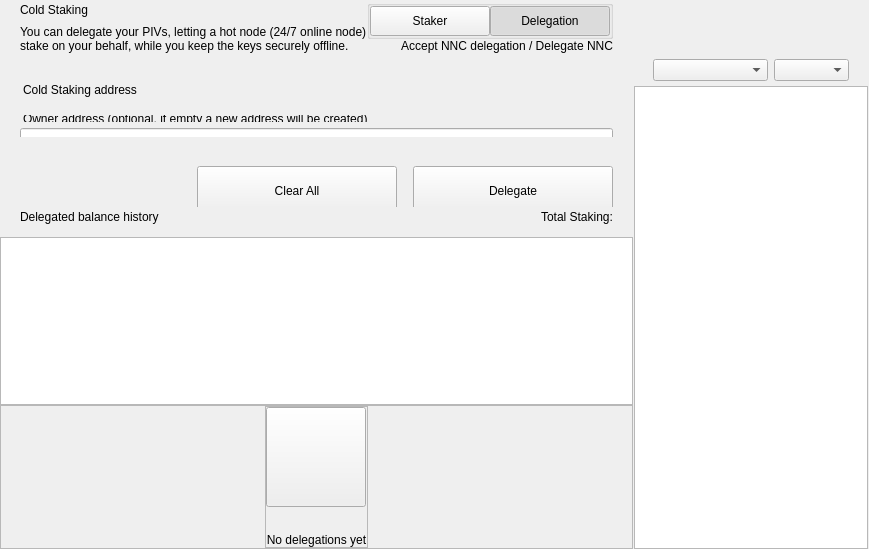
<?xml version="1.0" encoding="UTF-8"?>
<ui version="4.0">
 <class>ColdStakingWidget</class>
 <widget class="QWidget" name="ColdStakingWidget">
  <property name="geometry">
   <rect>
    <x>0</x>
    <y>0</y>
    <width>629</width>
    <height>549</height>
   </rect>
  </property>
  <property name="windowTitle">
   <string>Form</string>
  </property>
  <layout class="QHBoxLayout" name="horizontalLayout_1" stretch="2,1">
   <property name="spacing">
    <number>0</number>
   </property>
   <property name="leftMargin">
    <number>0</number>
   </property>
   <property name="topMargin">
    <number>0</number>
   </property>
   <property name="rightMargin">
    <number>0</number>
   </property>
   <property name="bottomMargin">
    <number>0</number>
   </property>
   <item>
    <widget class="QWidget" name="left" native="true">
     <layout class="QVBoxLayout" name="verticalLayout_3">
      <property name="leftMargin">
       <number>0</number>
      </property>
      <property name="topMargin">
       <number>0</number>
      </property>
      <property name="rightMargin">
       <number>0</number>
      </property>
      <property name="bottomMargin">
       <number>0</number>
      </property>
      <item>
       <layout class="QVBoxLayout" name="verticalLayout_2">
        <property name="spacing">
         <number>0</number>
        </property>
        <item>
         <layout class="QVBoxLayout" name="verticalLayoutTop">
          <property name="spacing">
           <number>0</number>
          </property>
          <property name="leftMargin">
           <number>0</number>
          </property>
          <property name="rightMargin">
           <number>0</number>
          </property>
          <item>
           <widget class="QWidget" name="containerTitle" native="true">
            <property name="sizePolicy">
             <sizepolicy hsizetype="Preferred" vsizetype="Minimum">
              <horstretch>0</horstretch>
              <verstretch>0</verstretch>
             </sizepolicy>
            </property>
            <property name="maximumSize">
             <size>
              <width>16777215</width>
              <height>100</height>
             </size>
            </property>
            <layout class="QHBoxLayout" name="containerTitleLayout">
             <property name="spacing">
              <number>0</number>
             </property>
             <property name="leftMargin">
              <number>20</number>
             </property>
             <property name="topMargin">
              <number>0</number>
             </property>
             <property name="rightMargin">
              <number>20</number>
             </property>
             <property name="bottomMargin">
              <number>0</number>
             </property>
             <item>
              <layout class="QVBoxLayout" name="verticalLayout11">
               <property name="spacing">
                <number>5</number>
               </property>
               <item>
                <widget class="QLabel" name="labelTitle">
                 <property name="text">
                  <string>Cold Staking</string>
                 </property>
                </widget>
               </item>
               <item>
                <widget class="QLabel" name="labelSubtitle1">
                 <property name="maximumSize">
                  <size>
                   <width>16777215</width>
                   <height>16777215</height>
                  </size>
                 </property>
                 <property name="text">
                  <string>You can delegate your PIVs, letting a hot node (24/7 online node)
stake on your behalf, while you keep the keys securely offline.</string>
                 </property>
                </widget>
               </item>
              </layout>
             </item>
             <item>
              <spacer name="horizontalSpacer">
               <property name="orientation">
                <enum>Qt::Horizontal</enum>
               </property>
               <property name="sizeHint" stdset="0">
                <size>
                 <width>40</width>
                 <height>20</height>
                </size>
               </property>
              </spacer>
             </item>
             <item>
              <widget class="QWidget" name="containerViewPrivacyChecks" native="true">
               <layout class="QVBoxLayout" name="containerPrivacyChecks">
                <property name="spacing">
                 <number>0</number>
                </property>
                <property name="leftMargin">
                 <number>0</number>
                </property>
                <property name="topMargin">
                 <number>0</number>
                </property>
                <property name="rightMargin">
                 <number>0</number>
                </property>
                <property name="bottomMargin">
                 <number>0</number>
                </property>
                <item alignment="Qt::AlignHCenter|Qt::AlignVCenter">
                 <widget class="QGroupBox" name="groupBox">
                  <property name="title">
                   <string/>
                  </property>
                  <layout class="QHBoxLayout" name="horizontalLayout_2_1">
                   <property name="spacing">
                    <number>0</number>
                   </property>
                   <property name="leftMargin">
                    <number>0</number>
                   </property>
                   <property name="topMargin">
                    <number>0</number>
                   </property>
                   <property name="rightMargin">
                    <number>0</number>
                   </property>
                   <property name="bottomMargin">
                    <number>0</number>
                   </property>
                   <item>
                    <widget class="QPushButton" name="pushLeft">
                     <property name="minimumSize">
                      <size>
                       <width>120</width>
                       <height>30</height>
                      </size>
                     </property>
                     <property name="maximumSize">
                      <size>
                       <width>120</width>
                       <height>30</height>
                      </size>
                     </property>
                     <property name="focusPolicy">
                      <enum>Qt::NoFocus</enum>
                     </property>
                     <property name="text">
                      <string>Staker</string>
                     </property>
                     <property name="checkable">
                      <bool>true</bool>
                     </property>
                     <property name="autoExclusive">
                      <bool>true</bool>
                     </property>
                    </widget>
                   </item>
                   <item>
                    <widget class="QPushButton" name="pushRight">
                     <property name="minimumSize">
                      <size>
                       <width>120</width>
                       <height>30</height>
                      </size>
                     </property>
                     <property name="maximumSize">
                      <size>
                       <width>120</width>
                       <height>30</height>
                      </size>
                     </property>
                     <property name="focusPolicy">
                      <enum>Qt::NoFocus</enum>
                     </property>
                     <property name="text">
                      <string>Delegation</string>
                     </property>
                     <property name="checkable">
                      <bool>true</bool>
                     </property>
                     <property name="checked">
                      <bool>true</bool>
                     </property>
                     <property name="autoExclusive">
                      <bool>true</bool>
                     </property>
                    </widget>
                   </item>
                  </layout>
                 </widget>
                </item>
                <item alignment="Qt::AlignTop">
                 <widget class="QLabel" name="labelSubtitle2">
                  <property name="text">
                   <string>Accept NNC delegation / Delegate NNC</string>
                  </property>
                  <property name="alignment">
                   <set>Qt::AlignRight|Qt::AlignTrailing|Qt::AlignVCenter</set>
                  </property>
                 </widget>
                </item>
               </layout>
              </widget>
             </item>
            </layout>
           </widget>
          </item>
          <item>
           <spacer name="verticalSpacer_2">
            <property name="orientation">
             <enum>Qt::Vertical</enum>
            </property>
            <property name="sizeType">
             <enum>QSizePolicy::Fixed</enum>
            </property>
            <property name="sizeHint" stdset="0">
             <size>
              <width>20</width>
              <height>30</height>
             </size>
            </property>
           </spacer>
          </item>
          <item>
           <widget class="QWidget" name="containerSend" native="true">
            <property name="minimumSize">
             <size>
              <width>0</width>
              <height>50</height>
             </size>
            </property>
            <layout class="QVBoxLayout" name="containerSendRow">
             <property name="spacing">
              <number>6</number>
             </property>
             <property name="leftMargin">
              <number>0</number>
             </property>
             <property name="topMargin">
              <number>0</number>
             </property>
             <property name="rightMargin">
              <number>0</number>
             </property>
             <property name="bottomMargin">
              <number>0</number>
             </property>
             <item>
              <widget class="QLabel" name="labelEditTitle">
               <property name="maximumSize">
                <size>
                 <width>16777215</width>
                 <height>30</height>
                </size>
               </property>
               <property name="styleSheet">
                <string notr="true">padding-left:20px; padding-bottom:3px;</string>
               </property>
               <property name="text">
                <string>Cold Staking address</string>
               </property>
              </widget>
             </item>
             <item>
              <spacer name="verticalSpacer_6">
               <property name="orientation">
                <enum>Qt::Vertical</enum>
               </property>
               <property name="sizeType">
                <enum>QSizePolicy::Fixed</enum>
               </property>
               <property name="sizeHint" stdset="0">
                <size>
                 <width>20</width>
                 <height>9</height>
                </size>
               </property>
              </spacer>
             </item>
             <item>
              <widget class="QWidget" name="containerOwner" native="true">
               <layout class="QVBoxLayout" name="vContainerOwner">
                <property name="spacing">
                 <number>4</number>
                </property>
                <property name="leftMargin">
                 <number>20</number>
                </property>
                <property name="topMargin">
                 <number>0</number>
                </property>
                <property name="rightMargin">
                 <number>20</number>
                </property>
                <property name="bottomMargin">
                 <number>0</number>
                </property>
                <item>
                 <widget class="QLabel" name="labelSubtitleDescription">
                  <property name="maximumSize">
                   <size>
                    <width>16777215</width>
                    <height>20</height>
                   </size>
                  </property>
                  <property name="styleSheet">
                   <string notr="true">margin-bottom:2px;
                   margin-left:0.05px;
                   padding:0px;</string>
                  </property>
                  <property name="text">
                   <string>Owner address (optional, if empty a new address will be created)</string>
                  </property>
                 </widget>
                </item>
                <item>
                 <widget class="QLineEdit" name="lineEditOwnerAddress">
                  <property name="minimumSize">
                   <size>
                    <width>0</width>
                    <height>50</height>
                   </size>
                  </property>
                  <property name="maximumSize">
                   <size>
                    <width>16777215</width>
                    <height>50</height>
                   </size>
                  </property>
                  <property name="styleSheet">
                   <string notr="true"/>
                  </property>
                  <property name="placeholderText">
                   <string>Enter owner address</string>
                  </property>
                 </widget>
                </item>
               </layout>
              </widget>
             </item>
            </layout>
           </widget>
          </item>
         </layout>
        </item>
        <item>
         <spacer name="verticalSpacer_3">
          <property name="orientation">
           <enum>Qt::Vertical</enum>
          </property>
          <property name="sizeType">
           <enum>QSizePolicy::Minimum</enum>
          </property>
          <property name="sizeHint" stdset="0">
           <size>
            <width>20</width>
            <height>20</height>
           </size>
          </property>
         </spacer>
        </item>
        <item>
         <widget class="QWidget" name="containerBtn" native="true">
          <property name="minimumSize">
           <size>
            <width>0</width>
            <height>50</height>
           </size>
          </property>
          <layout class="QHBoxLayout" name="horizontalLayout">
           <property name="rightMargin">
            <number>20</number>
           </property>
           <item>
            <spacer name="horizontalSpacer_2">
             <property name="orientation">
              <enum>Qt::Horizontal</enum>
             </property>
             <property name="sizeHint" stdset="0">
              <size>
               <width>200</width>
               <height>20</height>
              </size>
             </property>
            </spacer>
           </item>
           <item>
            <layout class="QHBoxLayout" name="horizontalLayout_7">
             <item>
              <spacer name="horizontalSpacer_3">
               <property name="orientation">
                <enum>Qt::Horizontal</enum>
               </property>
               <property name="sizeType">
                <enum>QSizePolicy::Expanding</enum>
               </property>
               <property name="sizeHint" stdset="0">
                <size>
                 <width>40</width>
                 <height>20</height>
                </size>
               </property>
              </spacer>
             </item>
             <item>
              <widget class="QPushButton" name="pushButtonClear">
               <property name="minimumSize">
                <size>
                 <width>200</width>
                 <height>50</height>
                </size>
               </property>
               <property name="focusPolicy">
                <enum>Qt::NoFocus</enum>
               </property>
               <property name="text">
                <string>Clear All</string>
               </property>
              </widget>
             </item>
             <item>
              <spacer name="horizontalSpacer_4">
               <property name="orientation">
                <enum>Qt::Horizontal</enum>
               </property>
               <property name="sizeType">
                <enum>QSizePolicy::Fixed</enum>
               </property>
               <property name="sizeHint" stdset="0">
                <size>
                 <width>10</width>
                 <height>20</height>
                </size>
               </property>
              </spacer>
             </item>
             <item>
              <widget class="QPushButton" name="pushButtonSend">
               <property name="minimumSize">
                <size>
                 <width>200</width>
                 <height>50</height>
                </size>
               </property>
               <property name="maximumSize">
                <size>
                 <width>200</width>
                 <height>50</height>
                </size>
               </property>
               <property name="focusPolicy">
                <enum>Qt::NoFocus</enum>
               </property>
               <property name="text">
                <string>Delegate</string>
               </property>
              </widget>
             </item>
            </layout>
           </item>
          </layout>
         </widget>
        </item>
        <item>
         <widget class="QWidget" name="containerHistoryLabel" native="true">
          <layout class="QHBoxLayout" name="horizontalLayout_4">
           <property name="spacing">
            <number>0</number>
           </property>
           <property name="leftMargin">
            <number>20</number>
           </property>
           <property name="topMargin">
            <number>0</number>
           </property>
           <property name="rightMargin">
            <number>20</number>
           </property>
           <property name="bottomMargin">
            <number>0</number>
           </property>
           <item>
            <widget class="QWidget" name="verticalWidget" native="true">
             <property name="minimumSize">
              <size>
               <width>100</width>
               <height>0</height>
              </size>
             </property>
             <layout class="QVBoxLayout" name="verticalLayout_58">
              <property name="leftMargin">
               <number>0</number>
              </property>
              <property name="topMargin">
               <number>0</number>
              </property>
              <property name="rightMargin">
               <number>0</number>
              </property>
              <property name="bottomMargin">
               <number>0</number>
              </property>
              <item>
               <widget class="QLabel" name="labelListHistory">
                <property name="text">
                 <string>Delegated balance history</string>
                </property>
               </widget>
              </item>
             </layout>
            </widget>
           </item>
           <item>
            <spacer name="horizontalSpacer_5">
             <property name="orientation">
              <enum>Qt::Horizontal</enum>
             </property>
             <property name="sizeHint" stdset="0">
              <size>
               <width>40</width>
               <height>20</height>
              </size>
             </property>
            </spacer>
           </item>
           <item>
            <widget class="QLabel" name="labelStakingTotal">
             <property name="text">
              <string>Total Staking:</string>
             </property>
            </widget>
           </item>
          </layout>
         </widget>
        </item>
        <item>
         <layout class="QVBoxLayout" name="verticalLayout_64">
          <property name="spacing">
           <number>0</number>
          </property>
          <item>
           <spacer name="verticalSpacer_44">
            <property name="orientation">
             <enum>Qt::Vertical</enum>
            </property>
            <property name="sizeType">
             <enum>QSizePolicy::Fixed</enum>
            </property>
            <property name="sizeHint" stdset="0">
             <size>
              <width>20</width>
              <height>10</height>
             </size>
            </property>
           </spacer>
          </item>
          <item>
           <widget class="QListView" name="listView">
            <property name="enabled">
             <bool>true</bool>
            </property>
            <property name="mouseTracking">
             <bool>true</bool>
            </property>
           </widget>
          </item>
          <item>
           <widget class="QFrame" name="emptyContainer">
            <property name="minimumSize">
             <size>
              <width>0</width>
              <height>100</height>
             </size>
            </property>
            <property name="frameShape">
             <enum>QFrame::StyledPanel</enum>
            </property>
            <property name="frameShadow">
             <enum>QFrame::Raised</enum>
            </property>
            <layout class="QVBoxLayout" name="verticalLayout_71" stretch="1,8">
             <property name="spacing">
              <number>0</number>
             </property>
             <property name="leftMargin">
              <number>0</number>
             </property>
             <property name="topMargin">
              <number>0</number>
             </property>
             <property name="rightMargin">
              <number>0</number>
             </property>
             <property name="bottomMargin">
              <number>0</number>
             </property>
             <item>
              <spacer name="verticalSpacer">
               <property name="orientation">
                <enum>Qt::Vertical</enum>
               </property>
               <property name="sizeHint" stdset="0">
                <size>
                 <width>20</width>
                 <height>20</height>
                </size>
               </property>
              </spacer>
             </item>
             <item alignment="Qt::AlignHCenter|Qt::AlignVCenter">
              <widget class="QFrame" name="emptyScreen">
               <property name="sizePolicy">
                <sizepolicy hsizetype="Expanding" vsizetype="Expanding">
                 <horstretch>0</horstretch>
                 <verstretch>0</verstretch>
                </sizepolicy>
               </property>
               <property name="frameShape">
                <enum>QFrame::StyledPanel</enum>
               </property>
               <property name="frameShadow">
                <enum>QFrame::Raised</enum>
               </property>
               <layout class="QVBoxLayout" name="verticalLayout">
                <property name="spacing">
                 <number>30</number>
                </property>
                <property name="leftMargin">
                 <number>0</number>
                </property>
                <property name="topMargin">
                 <number>0</number>
                </property>
                <property name="rightMargin">
                 <number>0</number>
                </property>
                <property name="bottomMargin">
                 <number>0</number>
                </property>
                <item alignment="Qt::AlignHCenter|Qt::AlignVCenter">
                 <widget class="QPushButton" name="pushImgEmpty">
                  <property name="minimumSize">
                   <size>
                    <width>100</width>
                    <height>100</height>
                   </size>
                  </property>
                  <property name="maximumSize">
                   <size>
                    <width>100</width>
                    <height>100</height>
                   </size>
                  </property>
                  <property name="focusPolicy">
                   <enum>Qt::NoFocus</enum>
                  </property>
                  <property name="text">
                   <string/>
                  </property>
                  <property name="iconSize">
                   <size>
                    <width>100</width>
                    <height>100</height>
                   </size>
                  </property>
                 </widget>
                </item>
                <item alignment="Qt::AlignHCenter|Qt::AlignVCenter">
                 <widget class="QLabel" name="labelEmpty">
                  <property name="styleSheet">
                   <string notr="true"/>
                  </property>
                  <property name="text">
                   <string>No delegations yet</string>
                  </property>
                  <property name="alignment">
                   <set>Qt::AlignCenter</set>
                  </property>
                 </widget>
                </item>
               </layout>
              </widget>
             </item>
            </layout>
           </widget>
          </item>
         </layout>
        </item>
       </layout>
      </item>
     </layout>
    </widget>
   </item>
   <item>
    <widget class="QWidget" name="right" native="true">
     <layout class="QVBoxLayout" name="rightContainer">
      <property name="spacing">
       <number>0</number>
      </property>
      <property name="leftMargin">
       <number>1</number>
      </property>
      <property name="topMargin">
       <number>0</number>
      </property>
      <property name="rightMargin">
       <number>1</number>
      </property>
      <property name="bottomMargin">
       <number>0</number>
      </property>
      <item>
       <widget class="QWidget" name="containerRightButtons" native="true">
        <property name="minimumSize">
         <size>
          <width>0</width>
          <height>50</height>
         </size>
        </property>
        <layout class="QVBoxLayout" name="verticalLayout_4">
         <property name="leftMargin">
          <number>19</number>
         </property>
         <property name="topMargin">
          <number>0</number>
         </property>
         <property name="rightMargin">
          <number>19</number>
         </property>
         <property name="bottomMargin">
          <number>0</number>
         </property>
         <item>
          <widget class="OptionButton" name="btnCoinControl" native="true">
           <property name="minimumSize">
            <size>
             <width>0</width>
             <height>0</height>
            </size>
           </property>
          </widget>
         </item>
         <item>
          <widget class="OptionButton" name="btnColdStaking" native="true"/>
         </item>
         <item>
          <widget class="OptionButton" name="btnMyStakingAddresses" native="true">
           <property name="sizePolicy">
            <sizepolicy hsizetype="Preferred" vsizetype="Minimum">
             <horstretch>0</horstretch>
             <verstretch>0</verstretch>
            </sizepolicy>
           </property>
          </widget>
         </item>
        </layout>
       </widget>
      </item>
      <item>
       <widget class="QWidget" name="sortWidget" native="true">
        <layout class="QHBoxLayout" name="horizontalLayout_6">
         <property name="leftMargin">
          <number>19</number>
         </property>
         <property name="rightMargin">
          <number>19</number>
         </property>
         <property name="bottomMargin">
          <number>5</number>
         </property>
         <item>
          <spacer name="horizontalSpacer_6">
           <property name="orientation">
            <enum>Qt::Horizontal</enum>
           </property>
           <property name="sizeHint" stdset="0">
            <size>
             <width>40</width>
             <height>20</height>
            </size>
           </property>
          </spacer>
         </item>
         <item>
          <widget class="QComboBox" name="comboBoxSort">
           <property name="sizePolicy">
            <sizepolicy hsizetype="Preferred" vsizetype="Fixed">
             <horstretch>0</horstretch>
             <verstretch>0</verstretch>
            </sizepolicy>
           </property>
           <property name="minimumSize">
            <size>
             <width>115</width>
             <height>0</height>
            </size>
           </property>
          </widget>
         </item>
         <item>
          <widget class="QComboBox" name="comboBoxSortOrder">
           <property name="sizePolicy">
            <sizepolicy hsizetype="Preferred" vsizetype="Fixed">
             <horstretch>0</horstretch>
             <verstretch>0</verstretch>
            </sizepolicy>
           </property>
           <property name="minimumSize">
            <size>
             <width>75</width>
             <height>0</height>
            </size>
           </property>
          </widget>
         </item>
        </layout>
       </widget>
      </item>
      <item>
       <widget class="QListView" name="listViewStakingAddress">
        <property name="enabled">
         <bool>true</bool>
        </property>
        <property name="mouseTracking">
         <bool>true</bool>
        </property>
       </widget>
      </item>
     </layout>
    </widget>
   </item>
  </layout>
 </widget>
 <customwidgets>
  <customwidget>
   <class>OptionButton</class>
   <extends>QWidget</extends>
   <header>qt/pivx/optionbutton.h</header>
   <container>1</container>
  </customwidget>
 </customwidgets>
 <resources/>
 <connections/>
</ui>
